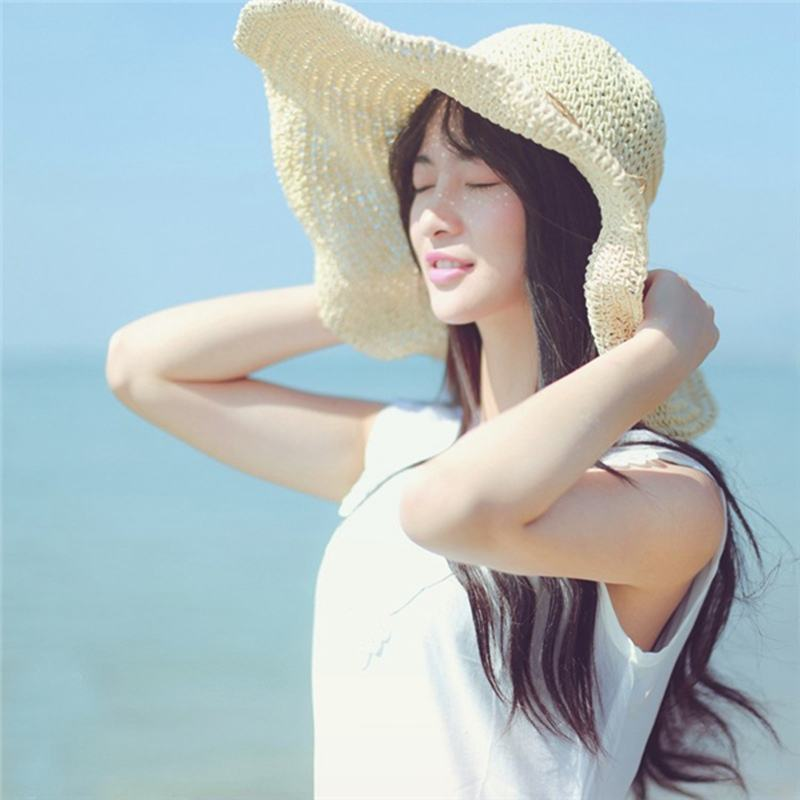
#> input picture learn.jpg, 800 x 800 px, found by its file name
$ python read_writ4e_img.py
#> lines starting #> are read from the running program, lines starting #| are printed output that depends on the picture
import numpy as np
import cv2
# [11 lines of commented-out code are left out]
image = cv2.imread('learn.jpg', 0)
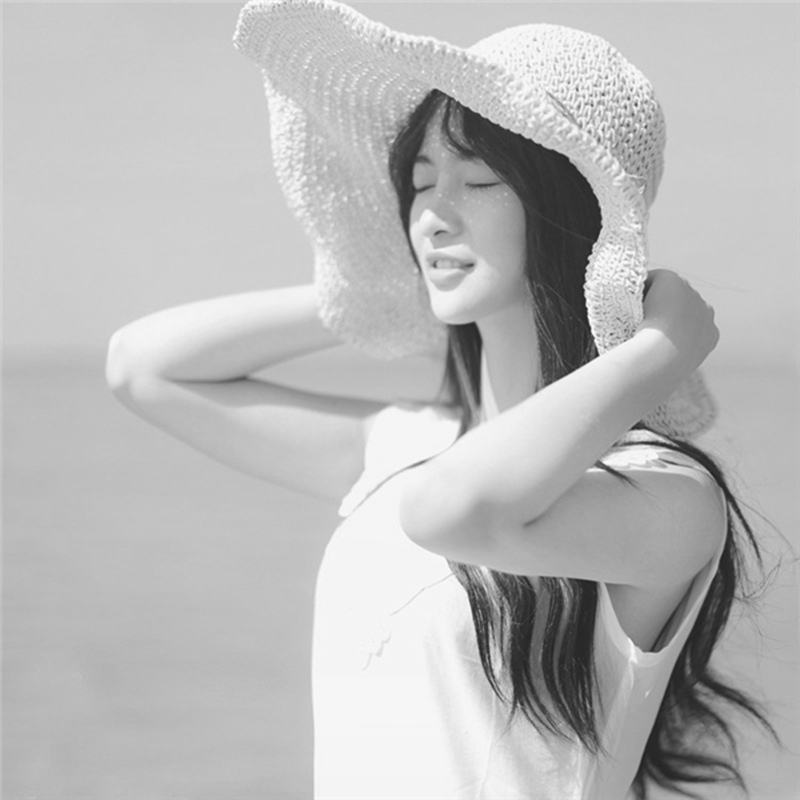
#> image: shape (800, 800); min 28, max 255, mean 185.7
cv2.namedWindow("Image")
cv2.imshow("Image", image)
cv2.waitKey(0)
cv2.destroyAllWindows()


# [21 lines of commented-out code are left out]
